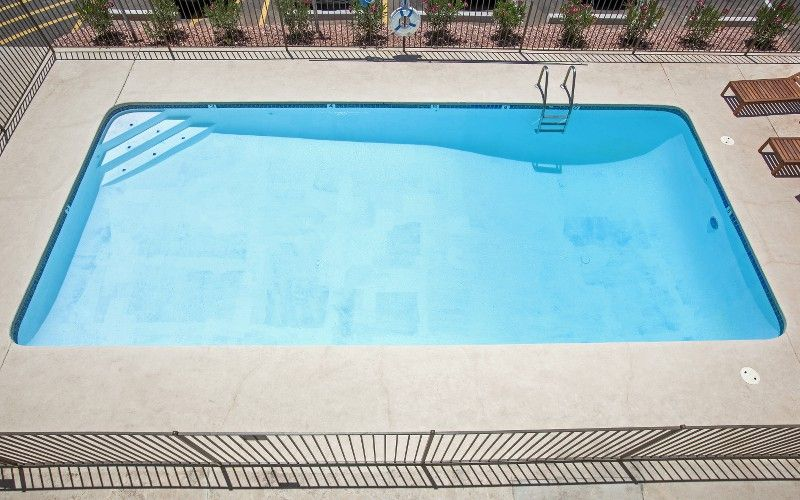
#> input picture Object Tracking with Color Detection/Images/rect.jpg, 800 x 500 px
$ python rectDetect.py
#> lines starting #> are read from the running program, lines starting #| are printed output that depends on the picture; after the words box and inside, x2 and y2 are one past the last pixel; in counts of white or black regions, pixels touching at a corner belong together
 # -*- coding: utf-8 -*-

import cv2 as  cv
import numpy as np

img = cv.imread("Images/rect.jpg") #görüntü dosyasını çekme
#> img is the input picture: shape (500, 800, 3); mean B, G, R 191.1, 186.6, 159.8
hsv = cv.cvtColor(img, cv.COLOR_BGR2HSV) #rgb den hsv ye dönüşüm
#> hsv: shape (500, 800, 3); mean H, S, V 52.3, 66.5, 202
hsv = cv.medianBlur(hsv,45) #blurlama, görüntü, eşik değeri
#> hsv: shape (500, 800, 3); mean H, S, V 50.7, 62.3, 208.6

l_blue = np.array([85,45,6],np.uint8)#hsv uzayında mavi renginin lower kodları
u_blue = np.array([135,255,255],np.uint8)#hsv uzayında mavi renginin upper kodları
mask = cv.inRange(hsv,l_blue,u_blue) #görüntü,  hsv lower kodları, hsv upper kodları
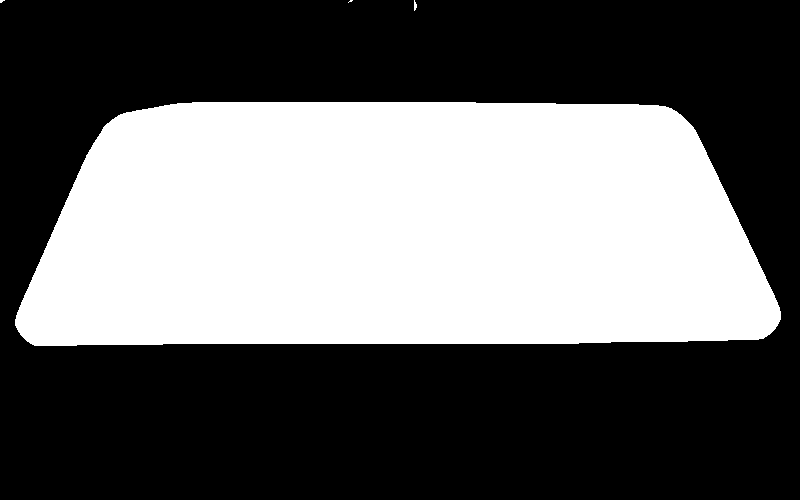
#> mask: shape (500, 800); 40.8% white; 4 white regions (2 under 20 px), largest, box (x1, y1, x2, y2) and area: (15, 102, 781, 346) 163056, (414, 0, 417, 11) 23


kernel = np.ones((3,5),np.uint8)#erode için kernel değeri, zeros for dilate, ones for erode
mask = cv.erode(mask,kernel,iterations=4)#görüntü, kernel değeri, tekrarlama değeri
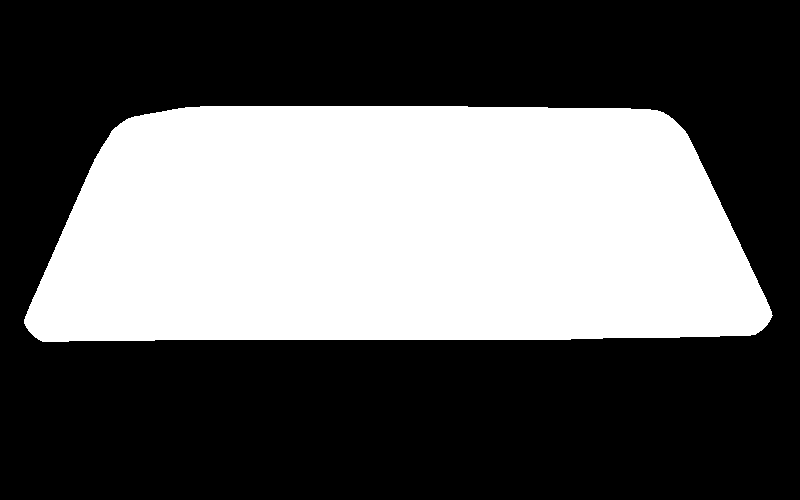
#> mask: shape (500, 800); 38.3% white; 1 white region
conts, _ = cv.findContours(mask,cv.RETR_TREE,cv.CHAIN_APPROX_SIMPLE) # kenarları bulma, görüntü ve methodlar
#> conts = 1 contour; box (x1, y1, x2, y2) and area: (24, 106, 773, 342) 152300

for i in range(len(conts)):#resim üzerine yazma
    cv.drawContours(img,conts,-1,(0,0,255),4)
#> this loop made 1 pass
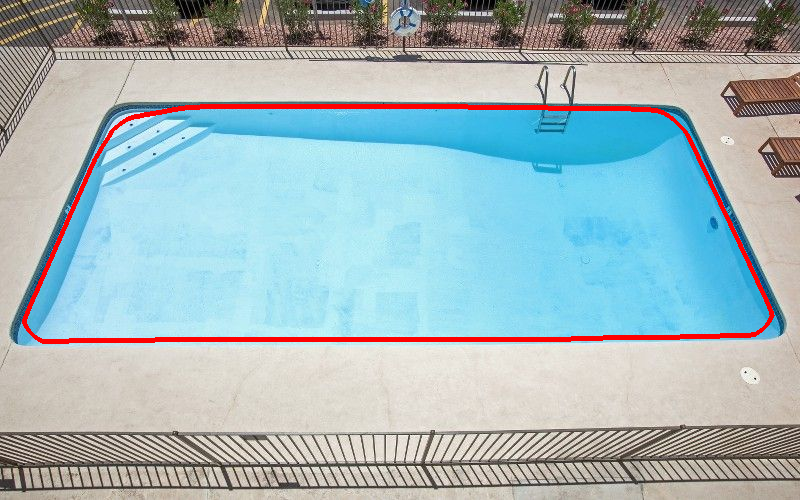
#> img: shape (500, 800, 3); 2.13% of pixels changed, all inside (x1, y1, x2, y2) = (22, 104, 775, 344)

m  = cv.moments(mask) #görüntü değeri
#> m = moments, m00 39054015, centre m10/m00, m01/m00 = (396.7, 229.2)

x = int(m["m10"]/m["m00"]) # x koordinatları için m içinden değerler çektik
#> x = 396
y = int(m["m01"]/m["m00"]) # y koordinatları için m içinden değerler çektikcd ..
#> y = 229

cv.circle(img,(x,y),5,(255,0,255),-1)
#> img: shape (500, 800, 3); 0.02% of pixels changed, all inside (x1, y1, x2, y2) = (391, 224, 402, 235)


cv.imshow("mask",mask)
cv.imshow("image",img)


cv.waitKey(0)
cv.destroyAllWindows()
